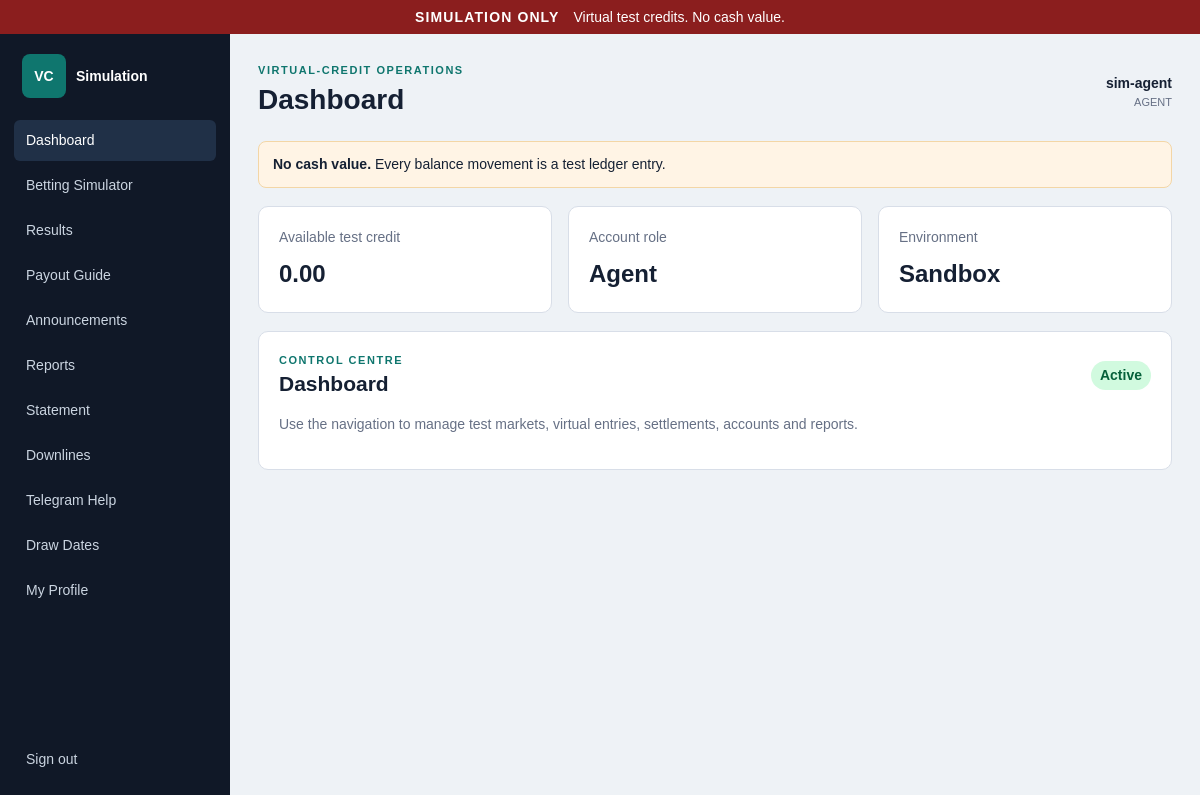
/dashboard (signed in), run on the app's committed database.
### app/models.py (models this page shows)
class Base(DeclarativeBase):
    pass

class User(Base):
    __tablename__ = "users"
    id: Mapped[int] = mapped_column(primary_key=True)
    username: Mapped[str] = mapped_column(String(80), unique=True, index=True)
    password_hash: Mapped[str] = mapped_column(String(255))
    role: Mapped[UserRole] = mapped_column(Enum(UserRole))
    parent_id: Mapped[int | None] = mapped_column(ForeignKey("users.id"), nullable=True)
    active: Mapped[bool] = mapped_column(Boolean, default=True)
    session_version: Mapped[int] = mapped_column(default=0)
    created_at: Mapped[datetime] = mapped_column(
        DateTime(timezone=True), default=lambda: datetime.now(timezone.utc)
    )
    parent: Mapped[User | None] = relationship(remote_side=[id], back_populates="children")
    children: Mapped[list[User]] = relationship(back_populates="parent")
    ledger_entries: Mapped[list[LedgerEntry]] = relationship(
        back_populates="user",
        order_by="LedgerEntry.id",
        foreign_keys="LedgerEntry.user_id",
    )

### app/main.py (the view)
    @app.get("/dashboard")
    def dashboard(request: Request):
        with Session(engine) as session:
            user = signed_in_user(request, session)
            if user is None:
                return RedirectResponse("/login", status_code=303)
            balance = get_balance(session, user)
            return templates.TemplateResponse(
                request=request,
                name="dashboard.html",
                context={
                    "user": user,
                    "balance": balance,
                    "title": "Dashboard",
                    "page_title": "Dashboard",
                    "active": "dashboard",
                },
            )

### app/templates/dashboard.html
{% extends "app_base.html" %}
{% block app_content %}
<section class="metric-grid">
  <article><span>Available test credit</span><strong>{{ "{:,.2f}".format(balance) }}</strong></article>
  <article><span>Account role</span><strong>{{ user.role.value|title }}</strong></article>
  <article><span>Environment</span><strong>Sandbox</strong></article>
</section>
<section class="panel">
  <div class="panel-head"><div><p class="kicker">CONTROL CENTRE</p><h2>Dashboard</h2></div><span class="status">Active</span></div>
  <p class="muted">Use the navigation to manage test markets, virtual entries, settlements, accounts and reports.</p>
</section>
{% endblock %}

### app/templates/app_base.html (shortened to what this page needs)
{% extends "base.html" %}
{% block shell %}
<div class="app-shell">
  <aside class="sidebar">
    <div class="sidebar-brand"><span>VC</span><strong>Simulation</strong></div>
    <nav>
      <a class="{{ 'active' if active == 'dashboard' else '' }}" href="/dashboard">Dashboard</a>
      <a class="{{ 'active' if active == 'betting' else '' }}" href="/betting">Betting Simulator</a>
      <a class="{{ 'active' if active == 'results' else '' }}" href="/results">Results</a>
      <a class="{{ 'active' if active == 'payout-guide' else '' }}" href="/payout-guide">Payout Guide</a>
      <a class="{{ 'active' if active == 'announcements' else '' }}" href="/announcements">Announcements</a>
      <a class="{{ 'active' if active == 'reports' else '' }}" href="/reports">Reports</a>
      <a class="{{ 'active' if active == 'statement' else '' }}" href="/statement">Statement</a>
      {% if user.role.value != 'player' %}<a class="{{ 'active' if active == 'downlines' else '' }}" href="/downlines">Downlines</a>{% endif %}
      <a class="{{ 'active' if active == 'telegram-help' else '' }}" href="/telegram-help">Telegram Help</a>
      <a class="{{ 'active' if active == 'draw-dates' else '' }}" href="/draw-dates">Draw Dates</a>
      <a class="{{ 'active' if active == 'profile' else '' }}" href="/profile">My Profile</a>
    </nav>
    <a class="logout" href="/logout">Sign out</a>
  </aside>
  <main class="workspace">
    <header class="topbar">
      <div><p class="kicker">VIRTUAL-CREDIT OPERATIONS</p><h1>{{ page_title }}</h1></div>
      <div class="user-chip"><strong>{{ user.username }}</strong><span>{{ user.role.value }}</span></div>
    </header>
    <section class="notice"><strong>No cash value.</strong> Every balance movement is a test ledger entry.</section>
    {% block app_content %}{% endblock %}
  </main>
</div>
{% endblock %}

### app/static/app.css (style rules this page uses)
:root { --ink:#152033;--muted:#667085;--line:#d8dee8;--panel:#fff;--bg:#eef2f6;--nav:#101827;--accent:#0f766e;--danger:#b42318 }
* { box-sizing:border-box }
body { margin:0;background:var(--bg);color:var(--ink);font:14px/1.5 Arial,sans-serif }
.brand-mark,.sidebar-brand span { display:grid;place-items:center;width:44px;height:44px;background:var(--accent);color:#fff;border-radius:8px;font-weight:900 }
.kicker { margin:16px 0 4px;color:var(--accent);font-size:11px;font-weight:800;letter-spacing:.14em }
.login-card h1,.topbar h1,.panel h2 { margin:0 }
.muted { color:var(--muted) }
.app-shell { min-height:calc(100dvh - 34px);display:grid;grid-template-columns:230px 1fr }
.sidebar { background:var(--nav);color:#fff;padding:20px 14px;display:flex;flex-direction:column }
.sidebar-brand { display:flex;align-items:center;gap:10px;padding:0 8px 22px }
.sidebar nav { display:grid;gap:4px }
.sidebar a { color:#cbd5e1;text-decoration:none;padding:10px 12px;border-radius:6px }
.sidebar a:hover,.sidebar a.active { background:#203047;color:#fff }
.logout { margin-top:auto }
.workspace { padding:28px }
.topbar { display:flex;align-items:center;justify-content:space-between;margin-bottom:20px }
.topbar .kicker { margin:0 }
.user-chip { display:grid;text-align:right }
.user-chip span { color:var(--muted);text-transform:uppercase;font-size:11px }
.notice { background:#fff4e5;border:1px solid #f3d6a6;padding:12px 14px;border-radius:8px;margin-bottom:18px }
.metric-grid { display:grid;grid-template-columns:repeat(3,minmax(0,1fr));gap:16px }
.metric-grid article,.panel { background:var(--panel);border:1px solid var(--line);border-radius:10px;padding:20px }
.metric-grid span { display:block;color:var(--muted);margin-bottom:8px }
.metric-grid strong { font-size:24px }
.panel { margin-top:18px }
.panel-head { display:flex;justify-content:space-between;align-items:center }
.panel-head .kicker { margin:0 }
.status { background:#d1fadf;color:#05603a;border-radius:999px;padding:4px 9px;font-weight:700 }

### data on the page
User: username "sim-agent", role.value "AGENT", role.value "Agent"

### other printed values
{{ page_title }} "Dashboard"
{{ "{:,.2f}".format(balance) }} "0.00"
